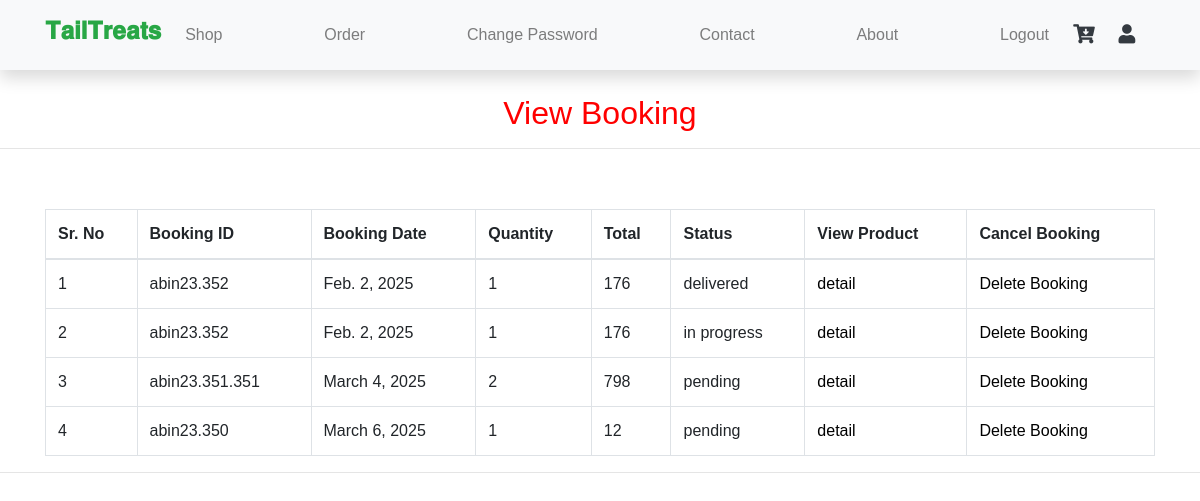
Page /view_booking (signed in) on the committed database.
### grocery/models.py (models this page shows, shortened)
class Booking(models.Model):
    status = models.ForeignKey(Status, on_delete=models.CASCADE, null=True)
    profile = models.ForeignKey(Profile, on_delete=models.CASCADE, null=True)
    booking_id = models.CharField(max_length=200, null=True)
    quantity = models.IntegerField(null=True)
    book_date = models.DateField(null=True)
    total = models.IntegerField(null=True)

class Status(models.Model):
    name = models.CharField(max_length=20, null=True)

### grocery/views.py (the view)
# urls.py: path('view_booking', View_Booking, name='view_booking'),
def View_Booking(request):
    if not request.user.is_authenticated:
        return redirect('login')
    user = User.objects.get(id=request.user.id)
    profile = Profile.objects.get(user=user)
    cart = Cart.objects.filter(profile=profile)
    book = Booking.objects.filter(profile=profile)
    pro = recommended_product(request)
    num1 = 0
    for i in cart:
        num1 += 1
    d = {'book': book, 'num1': num1, 'pro': pro}
    return render(request, 'view_booking.html', d)

### grocery/views.py (called while the page is built)
def recommended_product(request):
    user = User.objects.get(id=request.user.id)
    profile = Profile.objects.get(user=user)
    book = Booking.objects.filter(profile=profile).order_by('-id')[:2]
    recommend = []
    for i in book:
        recommend += i.booking_id.split('.')[1:]
    pro1 = Product.objects.filter(id__in=recommend)
    cat = []
    for i in pro1:
        if not i.category.id in cat:
            cat.append(i.category.id)
    pro = Product.objects.filter(category__id__in=cat).order_by('?')
    return pro

### grocery/templates/view_booking.html (shortened to what this page needs)
{% load static %}
<!DOCTYPE html>
<html lang="en">
<head>
    <link rel="stylesheet" href="{% static 'css/style.css' %}">
    <link href="{% static 'css/simple-sidebar.css' %}" rel="stylesheet">
    <link rel="stylesheet" href="https://maxcdn.bootstrapcdn.com/bootstrap/4.3.1/css/bootstrap.min.css">
    <link rel="stylesheet" href="https://cdnjs.cloudflare.com/ajax/libs/font-awesome/5.15.4/css/all.min.css">
</head>
<body>
    <nav class="navbar navbar-expand-lg navbar-light shadow">
        <div class="container d-flex justify-content-between align-items-center">
            <a class="navbar-brand text-success logo h1 align-self-center" href="{% url 'home' %}">
                𝐓𝐚𝐢𝐥𝐓𝐫𝐞𝐚𝐭𝐬
            </a>
            <div class="align-self-center collapse navbar-collapse flex-fill d-lg-flex justify-content-lg-between" id="templatemo_main_nav">
                <div class="flex-fill">
                    <ul class="nav navbar-nav d-flex justify-content-between mx-lg-auto">
                        <li class="nav-item">
                            <a class="nav-link" href="{% url 'view_product' 0 %}">Shop</a>
                        </li>
                        <li class="nav-item">
                            <a class="nav-link" href="{% url 'view_booking' %}">Order</a>
                        </li>
                        <li class="nav-item">
                            <a class="nav-link" href="{% url 'change_password' %}">Change Password</a>
                        </li>
                        <li class="nav-item">
                            <a class="nav-link" href="{% url 'contact' %}">Contact</a>
                        </li>
                        <li class="nav-item">
                            <a class="nav-link" href="{% url 'about' %}">About</a>
                        </li>
                        <li class="nav-item">
                            <a class="nav-link" href="{% url 'logout' %}">Logout</a>
                        </li>
                    </ul>
                </div>
                    <a class="nav-icon position-relative text-decoration-none" href="{% url 'cart' %}">
                        <i class="fa fa-fw fa-cart-arrow-down text-dark mr-1"></i>
                    </a>
                    <a class="nav-icon position-relative text-decoration-none" href="{% url 'profile' %}">
                        <i class="fa fa-fw fa-user text-dark mr-3"></i>
                    </a>
                </div>
            </div>
    </nav>
{% block body %}
<center><h2 style="color:red;margin-top:2%">View Booking</h2></center><hr>
 <div class="container">
<table class="table table-bordered" id="myTable">
  <thead>
  <tr>
    <th>Sr. No</th>
    <th>Booking ID</th>
    <th>Booking Date</th>
      <th>Quantity</th>
      <th>Total</th>
      <th>Status</th>
    <th>View Product</th>
    <th>Cancel Booking</th>
  </tr>
  </thead>
   <tbody>
{% for i in book %}
  <tr>
      <td>{{forloop.counter}}</td>
    <td>{{i.booking_id}}</td>
    <td>{{i.book_date}}</td>
      <td>{{i.quantity}}</td>
      <td>{{i.total}}</td>
      <td>{{i.status.name}}</td>
      <td><a href="{% url 'booking_detail' i.booking_id i.id %}"><button class="button button1">detail</button></a></td>
      <td>
        {% if i.id %}
            <a href="{% url 'delete_booking' i.id %}">
                <button class="button button1">Delete Booking</button>
            </a>
        {% endif %}
    </td>
  </tr>
   {% endfor %}
    </tbody>
</table>
 </div>
<hr>
{% endblock %}

### grocery/static/css/style.css (style rules this page uses)
* { padding: 0; margin: 0; }
* { -webkit-box-sizing:border-box; -moz-box-sizing:border-box; -o-box-sizing:border-box; -ms-box-sizing:border-box; box-sizing:border-box; }
body { font-family: 'Poppins', sans-serif; font-size:14px; color:#a09e9c; text-transform:initial; max-width:1920px; margin:0 auto; overflow-x:hidden; }
a,a:hover,a:active,a:focus { display:inline-block; text-decoration:none; color: #343a3f; font-size:16px; padding:0; font-weight: 500; text-transform: capitalize; }
h1,h2,h3,h4,h5,h6 { margin: 0; color:#343a3f; font-size: 18px; font-weight: 500; text-transform: capitalize; }
ul { padding: 0; margin: 0 auto; list-style: none; }
ul li { list-style: none; }
select,input,textarea,button { box-shadow:none;outline:0!important; }
button { background: transparent;border: 0;font-size: 12px; }
html,body { height: 100%; }

### grocery/static/css/simple-sidebar.css (style rules this page uses)
body { overflow-x: hidden; }

### grocery/templates/view_booking.html (style rules this page uses)
body { font-family: Arial, sans-serif; }
.navbar-brand { font-weight: bold; font-size: 1.5rem; }
.nav-link { font-size: 1rem; padding: 10px 15px; color: #555; transition: all 0.3s ease-in-out; }
.navbar { background: #f8f9fa; }
.nav-icon { font-size: 1.2rem; margin-left: 15px; }

### rows in the picture
Booking: booking_id "abin23.352", book_date "Feb. 2, 2025", quantity "1", total "176", status.name "delivered", shows "Delete Booking"
Booking: booking_id "abin23.352", book_date "Feb. 2, 2025", quantity "1", total "176", status.name "in progress", shows "Delete Booking"
Booking: booking_id "abin23.351.351", book_date "March 4, 2025", quantity "2", total "798", status.name "pending", shows "Delete Booking"
Booking: booking_id "abin23.350", book_date "March 6, 2025", quantity "1", total "12", status.name "pending", shows "Delete Booking"
